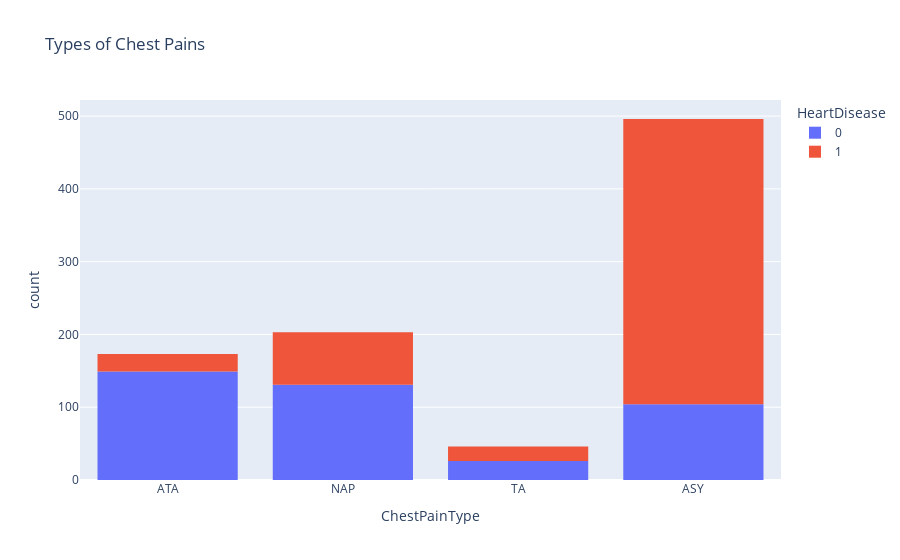

The cell this chart's notebook holds for it:
### Code cell
px.histogram(df,x='ChestPainType',color='HeartDisease',hover_data=df.columns,title='Types of Chest Pains')

### Figure 1 — Plotly figure (JSON) as saved in the notebook; plotly's stock layout.template omitted (floating-point values rounded to 4 significant figures; data arrays with more than 128 entries replaced by an {"elided": "..."} marker saying what was removed)
{"data": [{"bingroup": "x", "hovertemplate": "HeartDisease=0<br>ChestPainType=%{x}<br>count=%{y}<extra></extra>", "legendgroup": "0", "marker": {"color": "#636efa", "pattern": {"shape": ""}}, "name": "0", "orientation": "v", "showlegend": true, "type": "histogram", "x": {"elided": "410 str values"}, "xaxis": "x", "yaxis": "y"}, {"bingroup": "x", "hovertemplate": "HeartDisease=1<br>ChestPainType=%{x}<br>count=%{y}<extra></extra>", "legendgroup": "1", "marker": {"color": "#EF553B", "pattern": {"shape": ""}}, "name": "1", "orientation": "v", "showlegend": true, "type": "histogram", "x": {"elided": "508 str values"}, "xaxis": "x", "yaxis": "y"}], "layout": {"barmode": "relative", "legend": {"title": {"text": "HeartDisease"}, "tracegroupgap": 0}, "title": {"text": "Types of Chest Pains"}, "xaxis": {"anchor": "y", "domain": [0, 1], "title": {"text": "ChestPainType"}}, "yaxis": {"anchor": "x", "domain": [0, 1], "title": {"text": "count"}}}}
